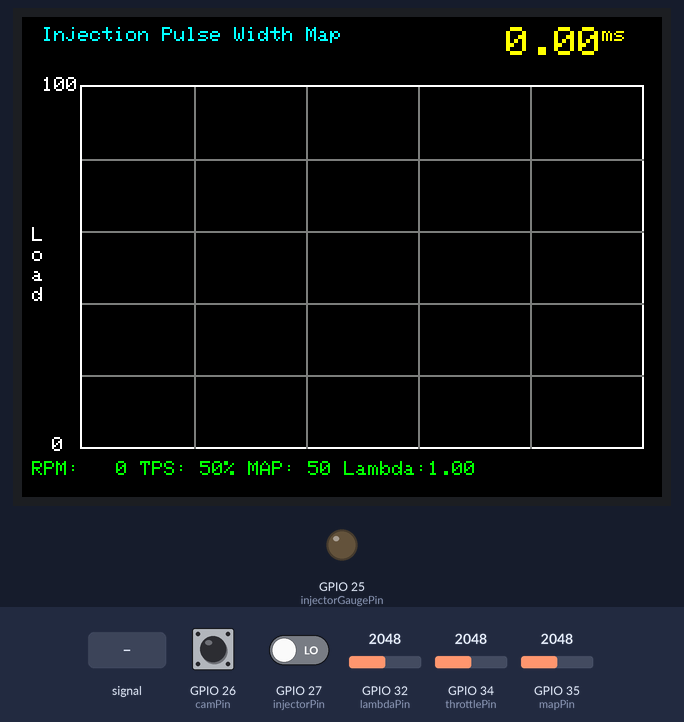
The sketch below on a simulated ESP32. On the bench: 320×240 colour display, output pins drawn as LEDs (lit = HIGH). Inputs (shaded band) come from the test bench; at power-on: GPIO 32 (lambdaPin) = 2048, GPIO 34 (throttlePin) = 2048, GPIO 35 (mapPin) = 2048, GPIO 26 (camPin) HIGH, GPIO 27 (injectorPin) LOW. What the sketch prints to the serial monitor is not drawn.

Above: at 1.4 s.
1.5 s: GPIO 32 (lambdaPin) fed a 200 Hz sine of ±327 counts around its level
3.0 s: GPIO 32 (lambdaPin) set to 2866
4.5 s: GPIO 34 (throttlePin) set to 2866
7.5 s: GPIO 35 (mapPin) set to 2866
At 8.7 s:
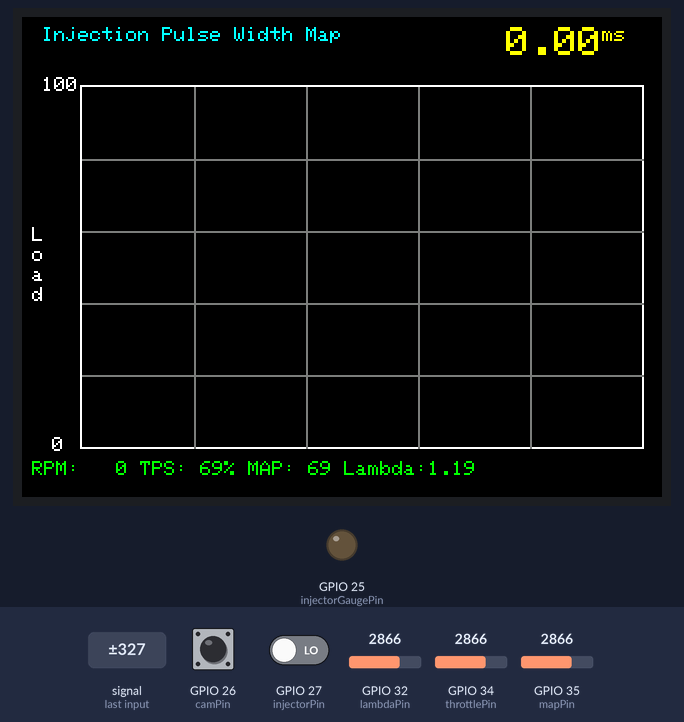
9.0 s: GPIO 32 (lambdaPin) set to 3603
10.5 s: GPIO 34 (throttlePin) set to 3603
Timing chart, 0 to 13.1 s (numbered marks = the images above; inputs shaded):
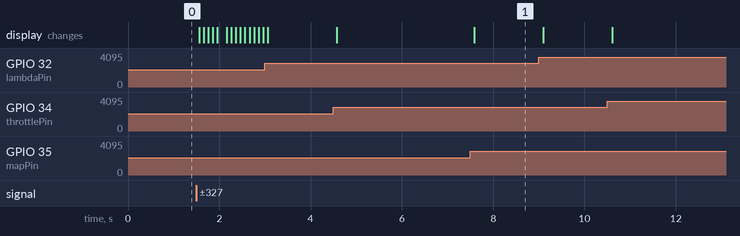

The sketch:

graphing_esp32_tft.ino
```cpp
// Engine Tuning Map Plotting Tool
// Displays injection timing on RPM/Load map with color-coded visualization
// Optimized for ESP32 with 320x240 TFT_eSPI display

#include <TFT_eSPI.h>

// Initialize display
TFT_eSPI tft = TFT_eSPI();

// Define pins for sensors and injector
const int throttlePin = 34;      // Throttle position sensor (ADC1)
const int mapPin = 35;           // MAP sensor (ADC1)
const int lambdaPin = 32;        // Lambda probe (ADC1)
const int camPin = 26;           // Cam sensor (interrupt capable)
const int injectorPin = 27;      // Injector input (interrupt capable)
const int injectorGaugePin = 25; // PWM output for gauge (PWM capable)

// Sensor and injector variables
float throttlePos = 0;           // Throttle position in percentage
float mapPressure = 0;           // MAP in kPa
float lambdaValue = 0;           // Lambda value
float rpm = 0;                   // RPM in revolutions per minute
float pulseWidth = 0;            // Pulse width in milliseconds
float pulseWidthSmooth = 0;      // Smoothed pulse width for display

// Cam sensor interrupt variables
volatile unsigned long lastCamTime = 0;
volatile unsigned long camPeriod = 1000000; // Initialize to prevent div by zero
volatile bool newCamData = false;

// Injector interrupt variables
volatile unsigned long injectorOnTime = 0;
volatile unsigned long injectorOffTime = 0;
volatile unsigned long measuredPulseWidth = 0;
volatile bool newPulseData = false;

// Display constants
const int DISPLAY_WIDTH = 320;
const int DISPLAY_HEIGHT = 240;
const int CHART_WIDTH = 280;
const int CHART_HEIGHT = 180;
const int CHART_X_OFFSET = 30;
const int CHART_Y_OFFSET = 35;

// Update intervals
unsigned long lastDisplayUpdate = 0;
const unsigned long DISPLAY_UPDATE_INTERVAL = 100; // Update every 100ms

// Color definitions
#define COLOR_BACKGROUND TFT_BLACK
#define COLOR_TEXT TFT_WHITE
#define COLOR_AXIS TFT_WHITE
#define COLOR_GRID TFT_DARKGREY

// Forward declarations
void IRAM_ATTR camISR();
void IRAM_ATTR injectorISR();
void initDisplay();
void drawGui();
void readSensors();
void measureInjectorPulseWidth();
void controlInjectorGauge();
void drawChart();
void drawCurrentPulseWidth();
void drawSensorReadings();
uint16_t getColorForPulseWidth(float pw);

void setup() {
  Serial.begin(115200);
  Serial.println("Engine Tuning Map Tool Starting...");

  // Configure pins
  pinMode(throttlePin, INPUT);
  pinMode(mapPin, INPUT);
  pinMode(lambdaPin, INPUT);
  pinMode(camPin, INPUT_PULLUP);
  pinMode(injectorPin, INPUT);
  pinMode(injectorGaugePin, OUTPUT);

  // Attach interrupts
  attachInterrupt(digitalPinToInterrupt(camPin), camISR, RISING);
  attachInterrupt(digitalPinToInterrupt(injectorPin), injectorISR, CHANGE);

  // Initialize display
  tft.init();
  tft.setRotation(1); // Landscape mode
  initDisplay();
  drawGui();

  Serial.println("Initialization complete");
}

void loop() {
  readSensors();
  measureInjectorPulseWidth();
  controlInjectorGauge();

  // Update display at controlled intervals
  if (millis() - lastDisplayUpdate >= DISPLAY_UPDATE_INTERVAL) {
    lastDisplayUpdate = millis();
    drawChart();
    drawCurrentPulseWidth();
    drawSensorReadings();
  }

  // Optional: Print debug info to serial
  static unsigned long lastSerialPrint = 0;
  if (millis() - lastSerialPrint >= 1000) {
    lastSerialPrint = millis();
    Serial.printf("RPM: %.0f, Load: %.1f%%, PW: %.2fms, Lambda: %.2f\n",
                  rpm, (mapPressure * throttlePos / 100.0), pulseWidth, lambdaValue);
  }
}

void initDisplay() {
  tft.fillScreen(COLOR_BACKGROUND);
  tft.setTextColor(COLOR_TEXT, COLOR_BACKGROUND);
}

void drawGui() {
  // Draw title
  tft.setTextSize(1);
  tft.setTextColor(TFT_CYAN, COLOR_BACKGROUND);
  tft.drawString("Injection Pulse Width Map", 10, 5);

  // Draw chart frame
  tft.drawRect(CHART_X_OFFSET - 1, CHART_Y_OFFSET - 1,
               CHART_WIDTH + 2, CHART_HEIGHT + 2, COLOR_AXIS);

  // Draw grid lines
  for (int i = 1; i < 5; i++) {
    int x = CHART_X_OFFSET + (CHART_WIDTH * i / 5);
    int y = CHART_Y_OFFSET + (CHART_HEIGHT * i / 5);
    tft.drawLine(x, CHART_Y_OFFSET, x, CHART_Y_OFFSET + CHART_HEIGHT, COLOR_GRID);
    tft.drawLine(CHART_X_OFFSET, y, CHART_X_OFFSET + CHART_WIDTH, y, COLOR_GRID);
  }

  // Draw axis labels
  tft.setTextColor(COLOR_TEXT, COLOR_BACKGROUND);
  tft.setTextSize(1);
  tft.drawString("RPM", CHART_X_OFFSET + CHART_WIDTH / 2 - 10, DISPLAY_HEIGHT - 10);

  // Vertical text approximation for "Load"
  tft.drawString("L", 5, CHART_Y_OFFSET + CHART_HEIGHT / 2 - 20);
  tft.drawString("o", 5, CHART_Y_OFFSET + CHART_HEIGHT / 2 - 10);
  tft.drawString("a", 5, CHART_Y_OFFSET + CHART_HEIGHT / 2);
  tft.drawString("d", 5, CHART_Y_OFFSET + CHART_HEIGHT / 2 + 10);

  // Draw scale labels
  tft.setTextSize(1);
  tft.drawString("0", CHART_X_OFFSET - 15, CHART_Y_OFFSET + CHART_HEIGHT - 5);
  tft.drawString("6k", CHART_X_OFFSET + CHART_WIDTH - 10, CHART_Y_OFFSET + CHART_HEIGHT + 5);
  tft.drawString("100", CHART_X_OFFSET - 20, CHART_Y_OFFSET - 5);
}

void readSensors() {
  // Read analog sensors with averaging
  const int samples = 4;
  int throttleSum = 0, mapSum = 0, lambdaSum = 0;

  for (int i = 0; i < samples; i++) {
    throttleSum += analogRead(throttlePin);
    mapSum += analogRead(mapPin);
    lambdaSum += analogRead(lambdaPin);
  }

  // Map to meaningful values
  throttlePos = map(throttleSum / samples, 0, 4095, 0, 100);
  mapPressure = map(mapSum / samples, 0, 4095, 0, 100);
  lambdaValue = map(lambdaSum / samples, 0, 4095, 50, 150) / 100.0;

  // Calculate RPM from cam sensor period
  if (newCamData) {
    noInterrupts();
    unsigned long period = camPeriod;
    newCamData = false;
    interrupts();

    if (period > 0 && period < 1000000) { // Valid range check
      rpm = 60000000.0 / period;
      rpm = constrain(rpm, 0, 8000); // Reasonable RPM range
    } else {
      rpm = 0;
    }
  }

  // Timeout detection - if no cam signal for 2 seconds, set RPM to 0
  if (micros() - lastCamTime > 2000000) {
    rpm = 0;
  }
}

void measureInjectorPulseWidth() {
  if (newPulseData) {
    noInterrupts();
    unsigned long pw = measuredPulseWidth;
    newPulseData = false;
    interrupts();

    pulseWidth = pw / 1000.0; // Convert to milliseconds
    pulseWidth = constrain(pulseWidth, 0, 20); // Reasonable range

    // Smooth the display value
    pulseWidthSmooth = pulseWidthSmooth * 0.8 + pulseWidth * 0.2;
  }
}

void controlInjectorGauge() {
  // Output PWM proportional to pulse width (0-10ms range)
  int pwmValue = map(constrain(pulseWidth * 10, 0, 100), 0, 100, 0, 255);
  analogWrite(injectorGaugePin, pwmValue);
}

void drawChart() {
  if (rpm < 100) return; // Don't plot at very low/zero RPM

  // Map RPM to x coordinate (0-6000 RPM range)
  int x = map(constrain(rpm, 0, 6000), 0, 6000,
              CHART_X_OFFSET, CHART_X_OFFSET + CHART_WIDTH);

  // Calculate engine load (MAP * Throttle / 100)
  float load = (mapPressure * throttlePos) / 100.0;
  load = constrain(load, 0, 100);

  // Map load to y coordinate (inverted - 0 at bottom, 100 at top)
  int y = map(load, 0, 100,
              CHART_Y_OFFSET + CHART_HEIGHT, CHART_Y_OFFSET);

  // Get color based on pulse width
  uint16_t color = getColorForPulseWidth(pulseWidth);

  // Draw a 2x2 pixel point for better visibility
  tft.fillRect(x, y, 2, 2, color);
}

void drawCurrentPulseWidth() {
  // Clear area for text
  tft.fillRect(DISPLAY_WIDTH - 80, 5, 75, 25, COLOR_BACKGROUND);

  // Draw pulse width value
  tft.setTextSize(2);
  tft.setTextColor(TFT_YELLOW, COLOR_BACKGROUND);
  tft.setCursor(DISPLAY_WIDTH - 78, 5);
  tft.printf("%.2f", pulseWidthSmooth);
  tft.setTextSize(1);
  tft.println("ms");
}

void drawSensorReadings() {
  // Display additional sensor data at bottom
  int yPos = DISPLAY_HEIGHT - 20;
  tft.setTextSize(1);
  tft.setTextColor(TFT_GREEN, COLOR_BACKGROUND);

  // Clear area
  tft.fillRect(0, yPos, DISPLAY_WIDTH, 20, COLOR_BACKGROUND);

  // Draw readings
  char buffer[80];
  sprintf(buffer, "RPM:%4.0f TPS:%3.0f%% MAP:%3.0f Lambda:%.2f",
          rpm, throttlePos, mapPressure, lambdaValue);
  tft.drawString(buffer, 5, yPos + 2);
}

uint16_t getColorForPulseWidth(float pw) {
  // Create smooth color gradient from blue (0ms) to red (10ms+)
  // Blue -> Cyan -> Green -> Yellow -> Red

  pw = constrain(pw, 0, 10);
  float normalized = pw / 10.0; // 0.0 to 1.0

  uint8_t r, g, b;

  if (normalized < 0.25) {
    // Blue to Cyan
    float t = normalized / 0.25;
    r = 0;
    g = (uint8_t)(t * 255);
    b = 255;
  } else if (normalized < 0.5) {
    // Cyan to Green
    float t = (normalized - 0.25) / 0.25;
    r = 0;
    g = 255;
    b = (uint8_t)(255 * (1 - t));
  } else if (normalized < 0.75) {
    // Green to Yellow
    float t = (normalized - 0.5) / 0.25;
    r = (uint8_t)(t * 255);
    g = 255;
    b = 0;
  } else {
    // Yellow to Red
    float t = (normalized - 0.75) / 0.25;
    r = 255;
    g = (uint8_t)(255 * (1 - t));
    b = 0;
  }

  // Convert RGB888 to RGB565
  return ((r & 0xF8) << 8) | ((g & 0xFC) << 3) | (b >> 3);
}

// Interrupt service routines
void IRAM_ATTR camISR() {
  unsigned long currentTime = micros();

  if (lastCamTime > 0) {
    camPeriod = currentTime - lastCamTime;
    newCamData = true;
  }

  lastCamTime = currentTime;
}

void IRAM_ATTR injectorISR() {
  unsigned long currentTime = micros();

  if (digitalRead(injectorPin) == HIGH) {
    injectorOnTime = currentTime;
  } else {
    injectorOffTime = currentTime;
    if (injectorOffTime > injectorOnTime) {
      measuredPulseWidth = injectorOffTime - injectorOnTime;
      newPulseData = true;
    }
  }
}
```

Measured:
- after the input at 7.5 s, the display: changes after 0.09 s (image 1)
